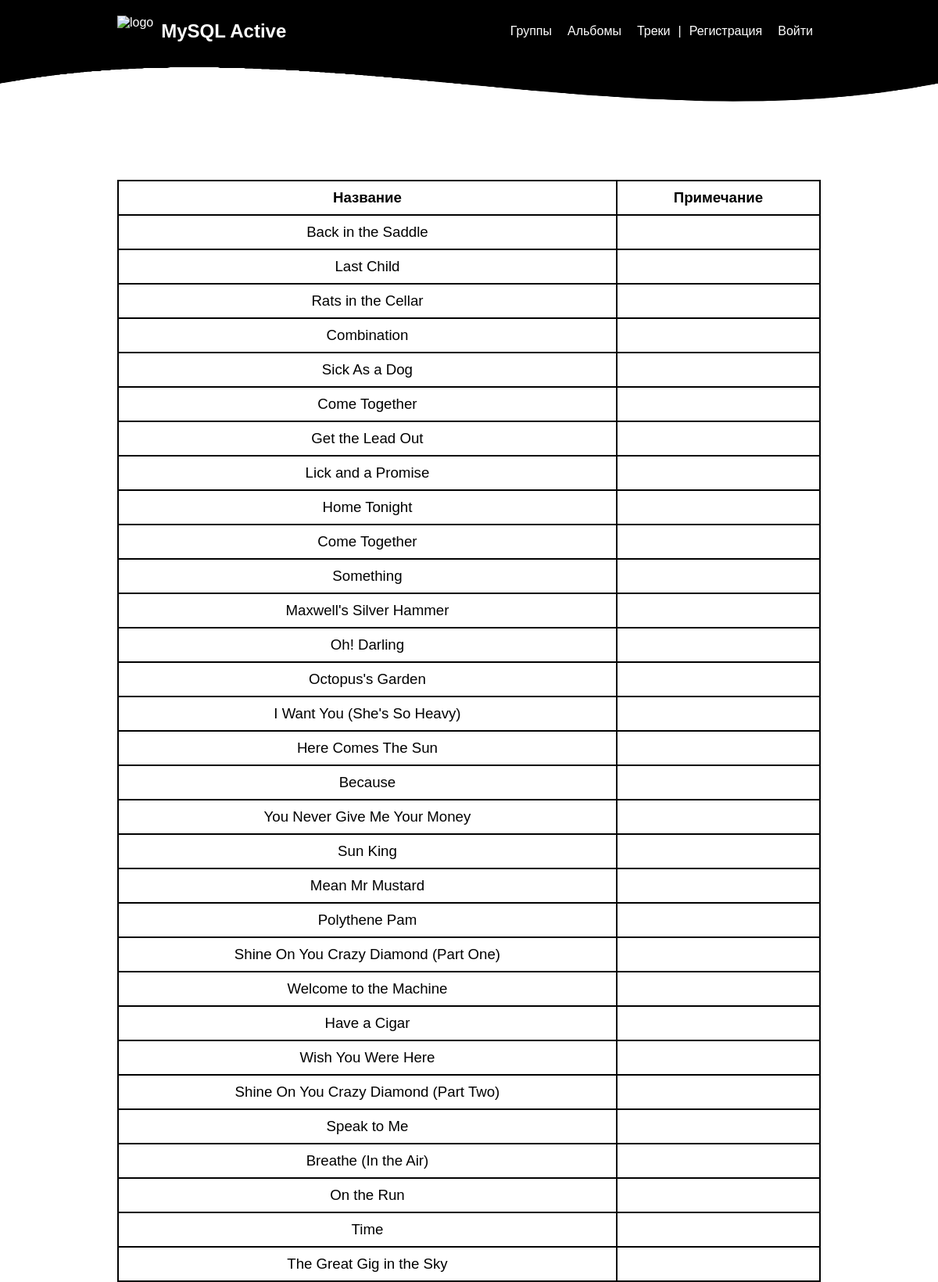
Screenshot of /v1/tracks.php (upper part) with the database file from the repository.
### tables this page shows
CREATE TABLE IF NOT EXISTS `track` (
  `id_track` int(11) NOT NULL AUTO_INCREMENT,
  `name` varchar(100) NOT NULL,
  `note` varchar(100) NOT NULL,
  `id_album` int(11) NOT NULL,
  PRIMARY KEY (`id_track`)
);

### v1/tracks.php (the view, shortened to what this page needs)
<?php
	$db = new mysqli("localhost", "root", "root", "db_music");
	$db->set_charset("utf8");
	$where = "";
	$sql = "SELECT * FROM `track` ". $where;
	$result = $db->query($sql);
	$data = "";
	while($row = $result->fetch_assoc()) {
		$data .= "
		<tr>
			<td>". $row["name"] ."</td>
			<td>". $row["note"] ."</td>
		</tr>
		";
	}
?>
<!DOCTYPE html>
<html lang="en">
	<head>
		<link rel="stylesheet" href="style.css">
	</head>
	<body>
		<header>
			<div class="content">
				<div class="logo">
					<img src="assets/logo.png" alt="logo">
					<a href="/"><h2>MySQL Active</h2></a>
				</div>
				<nav>
					<a href="teams.php">Группы</a>
					<a href="albums.php">Альбомы</a>
					<a href="tracks.php">Треки</a> |
					<a href="register.php">Регистрация</a>
					<a href="login.php">Войти</a>
				</nav>
			</div>
		</header>
		<div class="up"></div>
		<main>
			<div class="content">
				<div class="center">
					<table>
						<tr>
							<th>Название</th>
							<th>Примечание</th>
						</tr>
						<?php echo $data ?>
					</table>
				</div>
			</div>
		</main>
	</body>
</html>

### v1/style.css (style rules this page uses)
* { margin: 0; padding: 0; box-sizing: border-box; }
body { font-family: Arial; }
a { color: black; text-decoration: none; transition: .2s; }
img { max-width: 100%; }
table { text-align: center; background-color: black; color: black; width: 900px; font-size: 14pt; }
td, th { background-color: white; padding: 10px 20px; }
div.content { margin: 0 auto; width: 900px; height: 100%; }
header, footer { padding: 20px 0; background-color: black; color: white; }
header div.content { display: flex; justify-content: space-between; align-items: center; }
div.logo { display: flex; align-items: center; }
div.logo img { height: 40px; margin-right: 10px; }
header a { color: white; }
header nav { display: flex; }
header nav a { padding: 0 10px; }
div.up { background-image: url("assets/up.png"); background-size: 100% 100%; height: 50px; }
main { padding: 100px 0; min-height: 50vh; }
main div.content { display: flex; color: white; align-items: center; justify-content: center; text-align: center; }

### rows the page displays
track: name "Back in the Saddle"
track: name "Last Child"
track: name "Rats in the Cellar"
track: name "Combination"
track: name "Sick As a Dog"
track: name "Come Together"
track: name "Get the Lead Out"
track: name "Lick and a Promise"
track: name "Home Tonight"
track: name "Come Together"
track: name "Something"
track: name "Maxwell's Silver Hammer"
track: name "Oh! Darling"
track: name "Octopus's Garden"
track: name "I Want You (She's So Heavy)"
track: name "Here Comes The Sun"
track: name "Because"
track: name "You Never Give Me Your Money"
track: name "Sun King"
track: name "Mean Mr Mustard"
track: name "Polythene Pam"
track: name "Shine On You Crazy Diamond (Part One)"
track: name "Welcome to the Machine"
track: name "Have a Cigar"
track: name "Wish You Were Here"
track: name "Shine On You Crazy Diamond (Part Two)"
track: name "Speak to Me"
track: name "Breathe (In the Air)"
track: name "On the Run"
track: name "Time"
track: name "The Great Gig in the Sky"
